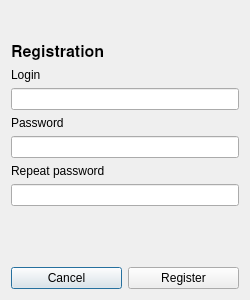
<?xml version="1.0" encoding="UTF-8"?>
<ui version="4.0">
 <class>register_dialog</class>
 <widget class="QDialog" name="register_dialog">
  <property name="windowModality">
   <enum>Qt::ApplicationModal</enum>
  </property>
  <property name="geometry">
   <rect>
    <x>0</x>
    <y>0</y>
    <width>250</width>
    <height>300</height>
   </rect>
  </property>
  <property name="windowTitle">
   <string>Dialog</string>
  </property>
  <layout class="QVBoxLayout" name="verticalLayout">
   <item>
    <layout class="QFormLayout" name="formLayout">
     <property name="fieldGrowthPolicy">
      <enum>QFormLayout::ExpandingFieldsGrow</enum>
     </property>
     <property name="rowWrapPolicy">
      <enum>QFormLayout::WrapAllRows</enum>
     </property>
     <property name="labelAlignment">
      <set>Qt::AlignLeading|Qt::AlignLeft|Qt::AlignVCenter</set>
     </property>
     <property name="formAlignment">
      <set>Qt::AlignLeading|Qt::AlignLeft|Qt::AlignVCenter</set>
     </property>
     <item row="1" column="0">
      <widget class="QLabel" name="login_label">
       <property name="text">
        <string>Login</string>
       </property>
      </widget>
     </item>
     <item row="1" column="1">
      <widget class="QLineEdit" name="username_edit"/>
     </item>
     <item row="3" column="0">
      <widget class="QLabel" name="password_label">
       <property name="text">
        <string>Password</string>
       </property>
      </widget>
     </item>
     <item row="3" column="1">
      <widget class="QLineEdit" name="password_edit">
       <property name="echoMode">
        <enum>QLineEdit::Password</enum>
       </property>
      </widget>
     </item>
     <item row="5" column="1">
      <widget class="QLineEdit" name="password_edit_2">
       <property name="echoMode">
        <enum>QLineEdit::Password</enum>
       </property>
      </widget>
     </item>
     <item row="4" column="1">
      <widget class="QLabel" name="repeat_pass_label">
       <property name="text">
        <string>Repeat password</string>
       </property>
      </widget>
     </item>
     <item row="0" column="1">
      <widget class="QLabel" name="title_label">
       <property name="font">
        <font>
         <family>Nimbus Sans L</family>
         <pointsize>12</pointsize>
         <weight>75</weight>
         <bold>true</bold>
        </font>
       </property>
       <property name="text">
        <string>Registration</string>
       </property>
      </widget>
     </item>
     <item row="6" column="1">
      <widget class="QLabel" name="error_label">
       <property name="palette">
        <palette>
         <active>
          <colorrole role="WindowText">
           <brush brushstyle="SolidPattern">
            <color alpha="255">
             <red>255</red>
             <green>0</green>
             <blue>0</blue>
            </color>
           </brush>
          </colorrole>
         </active>
         <inactive>
          <colorrole role="WindowText">
           <brush brushstyle="SolidPattern">
            <color alpha="255">
             <red>255</red>
             <green>0</green>
             <blue>0</blue>
            </color>
           </brush>
          </colorrole>
         </inactive>
         <disabled>
          <colorrole role="WindowText">
           <brush brushstyle="SolidPattern">
            <color alpha="255">
             <red>190</red>
             <green>190</green>
             <blue>190</blue>
            </color>
           </brush>
          </colorrole>
         </disabled>
        </palette>
       </property>
       <property name="font">
        <font>
         <pointsize>10</pointsize>
         <weight>75</weight>
         <bold>true</bold>
        </font>
       </property>
       <property name="text">
        <string/>
       </property>
      </widget>
     </item>
    </layout>
   </item>
   <item>
    <layout class="QHBoxLayout" name="horizontalLayout">
     <item>
      <widget class="QPushButton" name="cancel_button">
       <property name="text">
        <string>Cancel</string>
       </property>
      </widget>
     </item>
     <item>
      <widget class="QPushButton" name="register_button">
       <property name="text">
        <string>Register</string>
       </property>
      </widget>
     </item>
    </layout>
   </item>
  </layout>
 </widget>
 <resources/>
 <connections/>
</ui>
